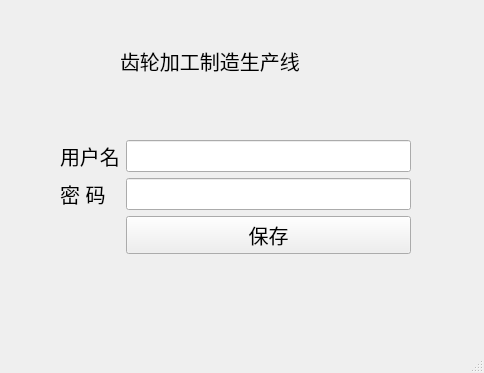
<?xml version="1.0" encoding="UTF-8"?>
<ui version="4.0">
 <class>MainWindow</class>
 <widget class="QMainWindow" name="MainWindow">
  <property name="geometry">
   <rect>
    <x>0</x>
    <y>0</y>
    <width>484</width>
    <height>373</height>
   </rect>
  </property>
  <property name="windowTitle">
   <string>MainWindow</string>
  </property>
  <widget class="QWidget" name="centralwidget">
   <widget class="QWidget" name="formLayoutWidget">
    <property name="geometry">
     <rect>
      <x>60</x>
      <y>140</y>
      <width>351</width>
      <height>141</height>
     </rect>
    </property>
    <layout class="QFormLayout" name="formLayout">
     <item row="0" column="0">
      <widget class="QLabel" name="labeltext1">
       <property name="font">
        <font>
         <pointsize>15</pointsize>
        </font>
       </property>
       <property name="text">
        <string>用户名</string>
       </property>
      </widget>
     </item>
     <item row="0" column="1">
      <widget class="QLineEdit" name="lineEdit1">
       <property name="font">
        <font>
         <pointsize>15</pointsize>
        </font>
       </property>
      </widget>
     </item>
     <item row="1" column="0">
      <widget class="QLabel" name="labeltext2">
       <property name="font">
        <font>
         <pointsize>15</pointsize>
        </font>
       </property>
       <property name="text">
        <string>密 码</string>
       </property>
      </widget>
     </item>
     <item row="1" column="1">
      <widget class="QLineEdit" name="lineEdit2">
       <property name="font">
        <font>
         <pointsize>15</pointsize>
        </font>
       </property>
      </widget>
     </item>
     <item row="2" column="1">
      <widget class="QPushButton" name="pushButton1">
       <property name="font">
        <font>
         <pointsize>15</pointsize>
        </font>
       </property>
       <property name="text">
        <string>保存</string>
       </property>
      </widget>
     </item>
    </layout>
   </widget>
   <widget class="QLabel" name="labeltext4_2">
    <property name="geometry">
     <rect>
      <x>120</x>
      <y>30</y>
      <width>231</width>
      <height>61</height>
     </rect>
    </property>
    <property name="font">
     <font>
      <pointsize>15</pointsize>
     </font>
    </property>
    <property name="text">
     <string>齿轮加工制造生产线</string>
    </property>
   </widget>
  </widget>
  <widget class="QMenuBar" name="menubar">
   <property name="geometry">
    <rect>
     <x>0</x>
     <y>0</y>
     <width>484</width>
     <height>26</height>
    </rect>
   </property>
  </widget>
  <widget class="QStatusBar" name="statusbar"/>
 </widget>
 <resources/>
 <connections/>
</ui>
